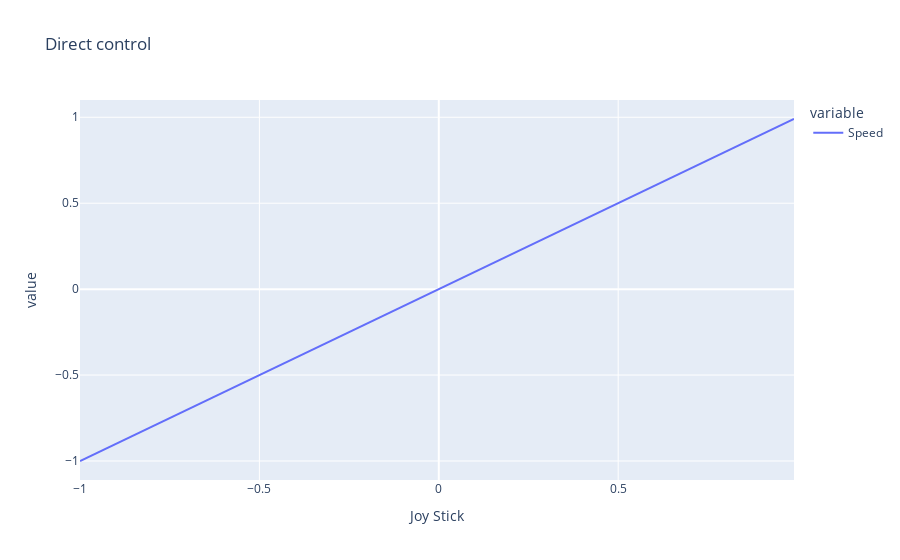

Notebook cell for this chart:
### Code cell
x = np.arange(-1, 1, 0.01)

y1 = id(x)

df1 =  pd.DataFrame({"Joy Stick": x, "Speed": y1}).set_index("Joy Stick")

df1.plot(title="Direct control")

### Figure 1 — Plotly figure (JSON) as saved in the notebook; plotly's stock layout.template omitted (floating-point values rounded to 4 significant figures; data arrays with more than 128 entries replaced by an {"elided": "..."} marker saying what was removed)
{"data": [{"hovertemplate": "variable=Speed<br>Joy Stick=%{x}<br>value=%{y}<extra></extra>", "legendgroup": "Speed", "line": {"color": "#636efa", "dash": "solid"}, "marker": {"symbol": "circle"}, "mode": "lines", "name": "Speed", "orientation": "v", "showlegend": true, "type": "scatter", "x": {"elided": "200 float values"}, "xaxis": "x", "y": {"elided": "200 float values"}, "yaxis": "y"}], "layout": {"legend": {"title": {"text": "variable"}, "tracegroupgap": 0}, "title": {"text": "Direct control"}, "xaxis": {"anchor": "y", "domain": [0, 1], "title": {"text": "Joy Stick"}}, "yaxis": {"anchor": "x", "domain": [0, 1], "title": {"text": "value"}}}}
